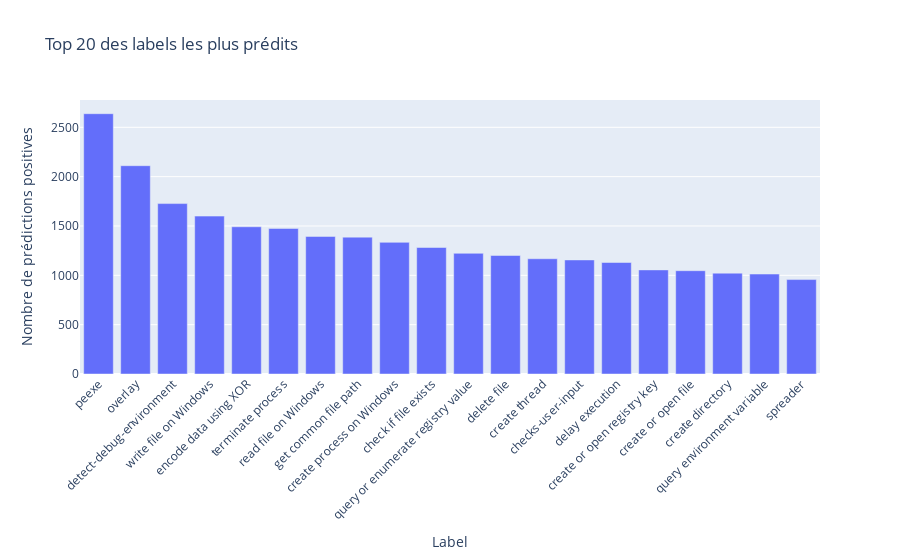

The cell this chart's notebook holds for it:
### Code cell
import pandas as pd
import plotly.express as px

df = pd.read_excel("final_pred.xlsx")

df_labels = df.drop(columns=["name"])

label_counts = df_labels.sum().sort_values(ascending=False)

top_labels = label_counts.head(20)

fig = px.bar(
    x=top_labels.index,
    y=top_labels.values,
    labels={'x': 'Label', 'y': 'Nombre de prédictions positives'},
    title='Top 20 des labels les plus prédits'
)
fig.update_layout(xaxis_tickangle=-45)
fig.show()

### Figure 1 — Plotly figure (JSON) as saved in the notebook; plotly's stock layout.template omitted (floating-point values rounded to 4 significant figures)
{"data": [{"hovertemplate": "Label=%{x}<br>Nombre de prédictions positives=%{y}<extra></extra>", "legendgroup": "", "marker": {"color": "#636efa", "pattern": {"shape": ""}}, "name": "", "orientation": "v", "showlegend": false, "textposition": "auto", "type": "bar", "x": ["peexe", "overlay", "detect-debug-environment", "write file on Windows", "encode data using XOR", "terminate process", "read file on Windows", "get common file path", "create process on Windows", "check if file exists", "query or enumerate registry value", "delete file", "create thread", "checks-user-input", "delay execution", "create or open registry key", "create or open file", "create directory", "query environment variable", "spreader"], "xaxis": "x", "y": [2638, 2111, 1727, 1600, 1492, 1475, 1394, 1387, 1334, 1282, 1223, 1201, 1168, 1156, 1130, 1055, 1047, 1022, 1013, 957], "yaxis": "y"}], "layout": {"barmode": "relative", "legend": {"tracegroupgap": 0}, "title": {"text": "Top 20 des labels les plus prédits"}, "xaxis": {"anchor": "y", "domain": [0, 1], "tickangle": -45, "title": {"text": "Label"}}, "yaxis": {"anchor": "x", "domain": [0, 1], "title": {"text": "Nombre de prédictions positives"}}}}
